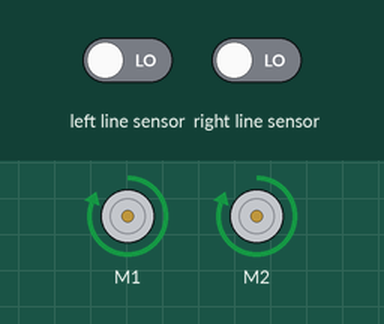
Recording of a program running on a simulated BBC micro:bit (MakeCode). Parts: 2 × DC motor (green arrow = forward, orange = backward, longer = faster). The inputs (shaded band) are chosen by the test bench; at power-on: left line sensor LOW, right line sensor LOW.

Above: at 1.2 s.
1.3 s: left line sensor driven HIGH
At 1.8 s:
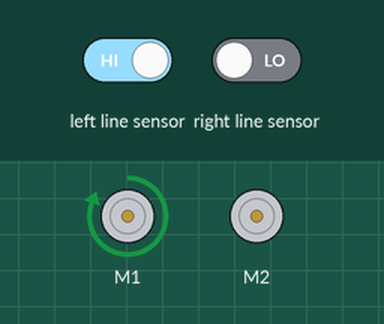
2.8 s: left line sensor driven LOW
At 4.0 s:
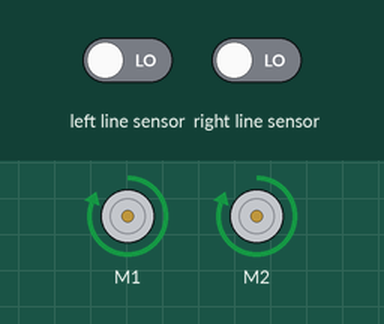
4.3 s: right line sensor driven HIGH
At 4.9 s:
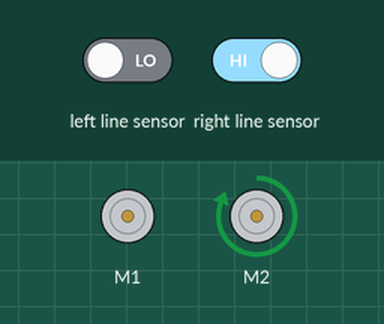
5.8 s: left line sensor driven HIGH
At 6.1 s:
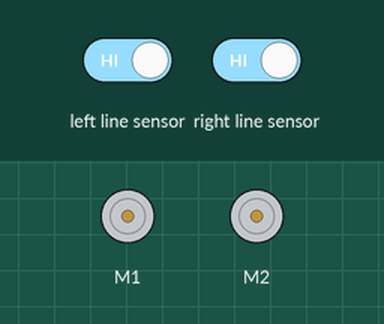
Timing chart, 0 to 8.3 s (numbered marks = the images above; inputs shaded):
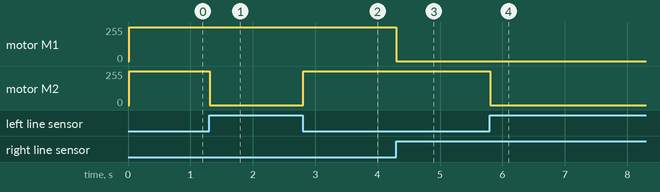

Measured:
- after the input at 1.3 s, motor M2: forward 255/255 → stopped at once
- after the input at 2.8 s, motor M2: stopped → forward 255/255 at once
- after the input at 4.3 s, motor M1: forward 255/255 → stopped at once
- after the input at 5.8 s, motor M2: forward 255/255 → stopped at once

The program:

main.ts
```typescript
maqueen.motorRun(maqueen.Motors.All, maqueen.Dir.CW, 50)
basic.forever(function () {
    if (maqueen.readPatrol(maqueen.Patrol.PatrolLeft) == 1) {
        maqueen.motorStop(maqueen.Motors.M2)
    } else if (maqueen.readPatrol(maqueen.Patrol.PatrolRight) == 1) {
        maqueen.motorStop(maqueen.Motors.M1)
    } else {
        maqueen.motorRun(maqueen.Motors.All, maqueen.Dir.CW, 255)
    }
})
```

test.ts
```typescript
// aquí va el archivo "tests"; esto no se compilará cuando este paquete se utilice como una extensión.
```
